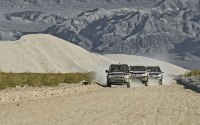
#> input picture seam_gif/512_x.gif, 200 x 125 px, given in place of 12.png, which was not available
$ python seam.py   (older library calls are emulated)
#> lines starting #> are read from the running program, lines starting #| are printed output that depends on the picture; after the words box and inside, x2 and y2 are one past the last pixel; in counts of white or black regions, pixels touching at a corner belong together; pictures that were not available may be replaced by others from this repository, and a replacement may not be noted
import cv2
import numpy as np
import math
import matplotlib.pylab as plt
import imageio
import tqdm

MASK_TH = 240
def forward_energy(image):
    height, width = image.shape[:2]
    image = cv2.cvtColor(image, cv2.COLOR_BGR2GRAY).astype(np.float64)
    m = np.zeros((height, width))

    for i in range(1, height):
        for j in range(0, width):
            l_idx = (j + width - 1) % width
            r_idx = (j + 1) % width
            m1 = m[i - 1, l_idx] + abs(image[i,r_idx] - image[i, l_idx]) + abs(image[i - 1, j] - image[i, l_idx])
            m2 = m[i - 1, j] + abs(image[i,r_idx] - image[i, l_idx])
            m3 = m[i - 1,r_idx] + abs(image[i,r_idx] - image[i, l_idx]) + abs(image[i - 1, j] - image[i,r_idx])
            m[i, j] = min(m1, m2, m3)
    return m

def get_min_seam(image, mask):
    height, width = image.shape[:2]
    energy = forward_energy(image)
    x, y = np.where(mask > MASK_TH)
    for temp in zip(x, y):
        energy[temp] = math.inf
    backtrack = np.zeros((height, width), dtype=np.int)

    for i in range(1, height):
        for j in range(0, width):
            if j == 0:
                idx = np.argmin(energy[i - 1, j:j + 2])
                backtrack[i, j] = idx + j
                min_energy = energy[i - 1, idx + j]
            else:
                idx = np.argmin(energy[i - 1, j - 1:j + 2])
                backtrack[i, j] = idx + j - 1
                min_energy = energy[i - 1, idx + j - 1]
            energy[i, j] += min_energy

    boolmask = np.ones((height, width), dtype=np.bool)
    min_j = np.argmin(energy[-1])
    for i in range(height - 1, -1, -1):
        boolmask[i, min_j] = False
        min_j = backtrack[i, min_j]
    # plt.matshow(boolmask, cmap=plt.get_cmap('gnuplot2'))
    # plt.show()
    return boolmask

def removal(image, mask, d, x_dir, gif_name):
    gif_frames = []
    gif_frames.append(image)
    if not x_dir:
        image = np.rot90(image, 1)
        mask = np.rot90(mask, 1)
    for i in tqdm.tqdm(range(d), desc='generating {}'.format(gif_name)):
        height, width = image.shape[:2]
        boolmask = get_min_seam(image, mask)
        boolmask3c = np.stack([boolmask] * 3, axis=2)
        image = image[boolmask3c].reshape((height, width - 1, 3))
        mask = mask[boolmask].reshape((height, width - 1))
        if not x_dir:
            gif_frames.append(np.rot90(image, 3))
        else:
            gif_frames.append(image)
    imageio.mimsave(gif_name, gif_frames, 'GIF', duration=0.2)

    if not x_dir:
        return np.rot90(image, 3), np.rot90(mask, 3)
    else:
        return image, mask

if __name__ == '__main__':
    for i in range(12, 1000, 100):
        image = cv2.imread('data/imgs/{}.png'.format(i), 1)
#> image is the input picture: shape (125, 200, 3); mean B, G, R 126.8, 138.6, 142
        mask = cv2.imread('data/gt/{}.png'.format(i), 0)
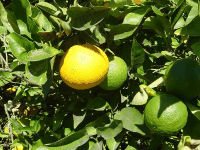
#> input picture seam_gif/712_x.gif, 200 x 150 px, given in place of 12.png, which was not available
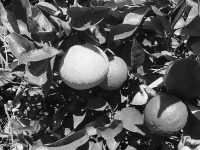
#> mask: shape (150, 200); min 11, max 243, mean 87.2
        image = cv2.cvtColor(image, cv2.COLOR_BGR2RGB)

        remove_rate = min(0.4, 1 - 2 * np.sum(mask > MASK_TH) / (mask.shape[0] * mask.shape[1]))
#> remove_rate = 0.4
        print('remove_rate for {}.png is'.format(i), remove_rate)
#| remove_rate for 12.png is 0.4
        dx = math.floor(remove_rate * mask.shape[0])
#> dx = 60
        dy = math.floor(remove_rate * mask.shape[1])
#> dy = 80
        image, mask = removal(image, mask, dx, True, 'seam_gif/{}_x.gif'.format(i))
#> the loop in removal, `for i in tqdm.tqdm(range(d), desc='generating {}'.format(gif_name)):` made 1 pass
#> pass 1, in forward_energy, `image = cv2.cvtColor(image, cv2.COLOR_BGR2GRAY).astype(np.float64)`:
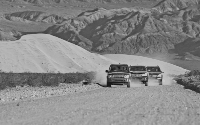
#> image: shape (125, 200) float64; min 26, max 200, mean 135.5
#> pass 1, in get_min_seam, `energy = forward_energy(image)`:
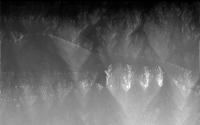
#> energy: shape (125, 200) float64; min 0, max 887, mean 351.9; drawn with min black and max white
#> pass 1, in removal, `boolmask = get_min_seam(image, mask)`:
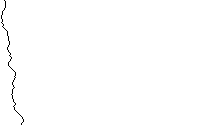
#> boolmask: shape (125, 200) bool; 99.5% white; black in thin lines or dots, all inside (x1, y1, x2, y2) = (1, 0, 24, 125)
#> after the loop in removal, `for i in tqdm.tqdm(range(d), desc='generating {}'.format(gif_name)):`:
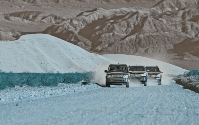
#> image: shape (125, 199, 3); mean of channels 0, 1, 2 141.9, 138.6, 126.8; drawn as B, G, R
#> after the loop in removal, `for i in tqdm.tqdm(range(d), desc='generating {}'.format(gif_name)):`: gif_frames = 1 item
#> (the run stopped early here; a loop or call above may not have finished)
